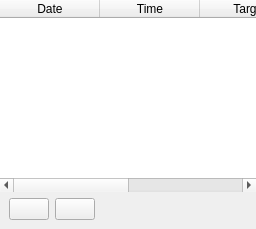
  <widget class="QDockWidget" name="schedule_dockwidget">
   <property name="sizePolicy">
    <sizepolicy hsizetype="MinimumExpanding" vsizetype="Preferred">
     <horstretch>0</horstretch>
     <verstretch>0</verstretch>
    </sizepolicy>
   </property>
   <property name="features">
    <set>QDockWidget::DockWidgetFloatable|QDockWidget::DockWidgetMovable</set>
   </property>
   <property name="allowedAreas">
    <set>Qt::LeftDockWidgetArea|Qt::RightDockWidgetArea</set>
   </property>
   <property name="windowTitle">
    <string>Schedule</string>
   </property>
   <attribute name="dockWidgetArea">
    <number>2</number>
   </attribute>
   <widget class="QWidget" name="dockwidget_contents">
    <layout class="QVBoxLayout" name="verticalLayout_7">
     <property name="leftMargin">
      <number>0</number>
     </property>
     <property name="topMargin">
      <number>0</number>
     </property>
     <property name="rightMargin">
      <number>0</number>
     </property>
     <item>
      <widget class="QTableWidget" name="schedule_table">
       <property name="frameShape">
        <enum>QFrame::NoFrame</enum>
       </property>
       <attribute name="horizontalHeaderCascadingSectionResizes">
        <bool>true</bool>
       </attribute>
       <attribute name="verticalHeaderCascadingSectionResizes">
        <bool>true</bool>
       </attribute>
       <column>
        <property name="text">
         <string>Date</string>
        </property>
       </column>
       <column>
        <property name="text">
         <string>Time</string>
        </property>
        <property name="toolTip">
         <string>Time to initiate the event.</string>
        </property>
       </column>
       <column>
        <property name="text">
         <string>Target</string>
        </property>
        <property name="toolTip">
         <string>The target to aim at.</string>
        </property>
       </column>
       <column>
        <property name="text">
         <string>Parameters</string>
        </property>
        <property name="toolTip">
         <string>The filter to use</string>
        </property>
       </column>
      </widget>
     </item>
     <item>
      <layout class="QHBoxLayout" name="horizontallayout">
       <property name="leftMargin">
        <number>9</number>
       </property>
       <property name="rightMargin">
        <number>9</number>
       </property>
       <item>
        <widget class="QPushButton" name="addrow_button">
         <property name="sizePolicy">
          <sizepolicy hsizetype="Fixed" vsizetype="Preferred">
           <horstretch>0</horstretch>
           <verstretch>0</verstretch>
          </sizepolicy>
         </property>
         <property name="toolTip">
          <string>Add row</string>
         </property>
         <property name="icon">
          <iconset resource="resources/res.qrc">
           <normaloff>:/icons/ic_add_white_48px.svg</normaloff>:/icons/ic_add_white_48px.svg</iconset>
         </property>
         <property name="autoDefault">
          <bool>true</bool>
         </property>
        </widget>
       </item>
       <item>
        <widget class="QPushButton" name="removerow_button">
         <property name="sizePolicy">
          <sizepolicy hsizetype="Fixed" vsizetype="Preferred">
           <horstretch>0</horstretch>
           <verstretch>0</verstretch>
          </sizepolicy>
         </property>
         <property name="toolTip">
          <string>Remove row</string>
         </property>
         <property name="icon">
          <iconset resource="resources/res.qrc">
           <normaloff>:/icons/ic_remove_white_48px.svg</normaloff>:/icons/ic_remove_white_48px.svg</iconset>
         </property>
         <property name="autoDefault">
          <bool>true</bool>
         </property>
        </widget>
       </item>
       <item>
        <spacer name="horizontalspacer_3">
         <property name="orientation">
          <enum>Qt::Horizontal</enum>
         </property>
         <property name="sizeHint" stdset="0">
          <size>
           <width>40</width>
           <height>20</height>
          </size>
         </property>
        </spacer>
       </item>
      </layout>
     </item>
    </layout>
   </widget>
  </widget>
